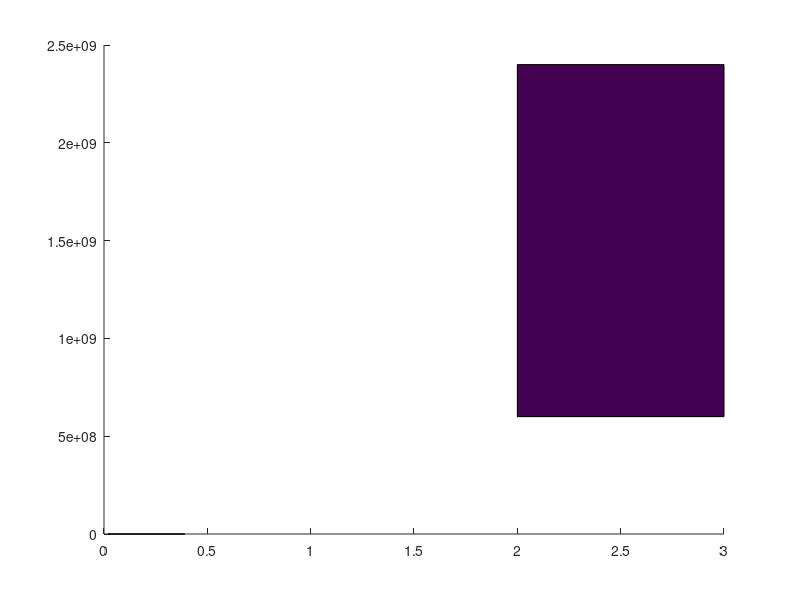

The MATLAB script that drew this image: (Note: this script raises an error after producing the figure.)
% script to make the figure representing scale of different technologies.
% Not used in final paper

%
% R. A. Manzuk 07/16/2021
%% list the technologies, their min/max resolution, min/max fov, 
% all listed in microns, res in length of one dimension, fov in squared
% units
nanosims_min_res = 10/512;
nanosims_max_res = 100/256;
nanosims_min_fov = 10^2;
nanosims_max_fov = 100^2;

nanosims_vertices = [nanosims_min_res nanosims_min_fov;...
nanosims_max_res nanosims_min_fov; nanosims_max_res nanosims_max_fov;...
nanosims_min_res nanosims_max_fov];
nanosims_faces = [1 2 3 4];
nanosims_times = [3600;1800;3600;7200];


giri_min_res = 2;
giri_max_res = 3;
giri_min_fov = 4*150000000;
giri_max_fov = 4*(4*150000000);

giri_vertices = [giri_min_res giri_min_fov;...
giri_max_res giri_min_fov; giri_max_res giri_max_fov;...
giri_min_res giri_max_fov];
giri_faces = [1 2 3 4];
giri_times = [10;10;10;10];

all_faces = [1,2,3,4;5,6,7,8];
all_vertices = [nanosims_vertices;giri_vertices];
all_colors = [nanosims_times;giri_times];
%% make the plot
p = patch('Faces',all_faces,'Vertices',all_vertices,'EdgeColor','black','FaceVertexCData',all_colors,'FaceColor','interp');
colormap(brewermap(100,'Blues'));
a = colorbar;
a.Label.String = 'processing time [s]';
xlabel('resolution [\mum]')
ylabel('field of view [\mum^{2}]')
set(gca, 'YScale', 'log')
set(gca, 'XScale', 'log')
set(gca, 'xdir', 'reverse')
hold on
stipple([nanosims_min_res,nanosims_max_res],[nanosims_min_fov,nanosims_max_fov],1000)
stipple([giri_min_res,giri_max_res],[giri_min_fov,giri_max_fov],100)




%% function to stipple
function [] = stipple(x_dims,y_dims, rel_density)
    a = log10(x_dims(1));
    b = log10(x_dims(2));
    c = log10(y_dims(1));
    d = log10(y_dims(2));
    log_area = (b-a) * (d-c);
    n_points = round(log_area * rel_density);
    x_coords = 10.^(a + (b-a) * rand(1,n_points));
    y_coords = 10.^(c + (d-c) * rand(1,n_points));
    scatter(x_coords,y_coords,0.1,'k')
end


